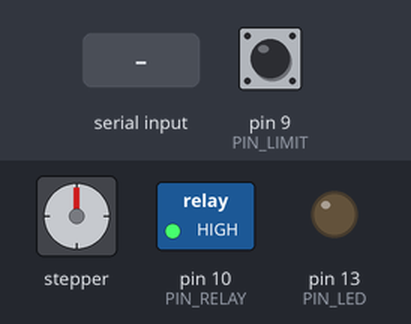
Simulated run of this sketch. Board: Arduino Uno, built with avr-gcc and run on an emulated ATmega328P. Shown: stepper motor, switched loads named in the sketch (green lamp = pin HIGH), output pins drawn as LEDs (lit = HIGH). Wiring (inferred from the names in the program): stepper motor driver (200 steps per turn assumed): step pin 3; direction pin 2. The test bench sets the inputs (shaded band); at power-on: pin 9 (PIN_LIMIT) HIGH. Pins used as bus, display or sensor lines are not drawn; what the sketch prints to the serial monitor is not drawn.

Above: at 1.2 s.
1.3 s: "G90\n" received over Serial
At 2.5 s:
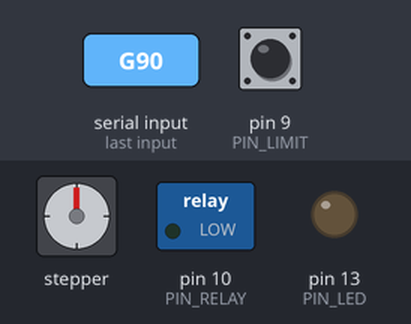
2.8 s: pin 9 (PIN_LIMIT) driven LOW
At 4.7 s:
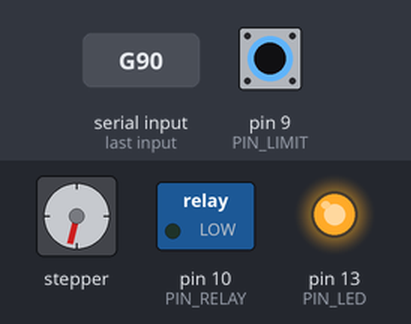
5.8 s: "G,45\n" received over Serial
At 7.8 s:
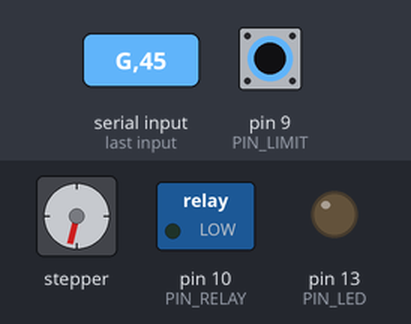
8.8 s: "K90\n" received over Serial
11.8 s: "K,45\n" received over Serial
14.8 s: pin 9 (PIN_LIMIT) pulsed HIGH 2 times (0.12 s each, 0.3 s apart)
At 15.5 s:
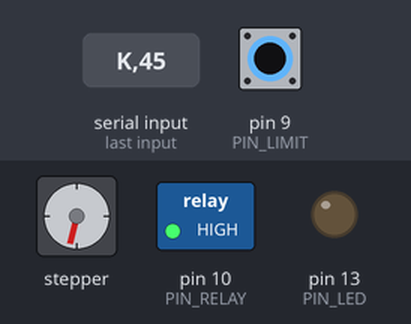
Timing chart, 0 to 17.8 s (numbered marks = the images above; inputs shaded):
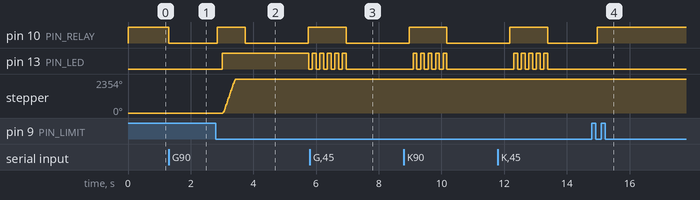

Measured:
- after the input at 1.3 s, pin 10 (PIN_RELAY): HIGH → LOW at once
- after the input at 2.8 s, pin 10 (PIN_RELAY): LOW → HIGH after 0.05 s instead of 2.5 s; stepper: turns 2354° clockwise in 0.42 s, starting after 0.22 s
- after the input at 5.8 s, pin 10 (PIN_RELAY): HIGH → LOW after 1.2 s
- after the input at 14.8 s, pin 10 (PIN_RELAY): LOW → HIGH after 0.17 s instead of 0.60 s; pin 13 (PIN_LED): stops changing and stays LOW
- by itself, pin 13 (PIN_LED): alternates HIGH for 0.12 s and LOW for 0.12 s, 10 changes in all, then stays LOW

The sketch:

FeedCutSimple.ino
```cpp
/*
  Strip cutter - feed and cut (Arduino Uno), version 3 (limit switch wired to GND)

  Every piece:  wiper motor ON  ->  knife leaves the top (limit switch releases)
                ->  knife is back at the top (limit switch pressed)  ->  motor OFF
                ->  ONLY THEN the stepper feeds the next length.
  The stepper never moves unless the limit switch was seen to release and press again in that cycle.

  Pins
    D2  -> TB6600 DIR+        D3 -> TB6600 PUL+        (DIR- and PUL- to GND)
    D9  <- limit switch: one terminal to D9, the other to Arduino GND. Pressed = knife at the top.
           No resistor and no +5 V wire: the Arduino's built-in pull-up is used.
    D10 -> relay IN for the wiper motor: 0 V = motor ON

  Serial Monitor: 115200 baud, line ending "Newline"
    G      start        X     stop after the current piece
    K      one cut only (no feed)
    W      watch the limit switch for 10 s (prints every change) - use it to test the switch
    L75    piece length in mm          Q100   number of pieces (0 = keep going)
    J20    jog the net 20 mm (J-5 = back 5 mm)
    ?      show settings and the switch state
*/

// ---------------- settings you may change ----------------
float PIECE_MM      = 75.0;     // piece length, mm
unsigned int PIECES = 0;        // how many pieces per run (0 = until you send X)
const float STEPS_PER_MM = 17.44;   // 1600 steps/rev on a 29.2 mm roller; use your calibrated value if you have one
const float FEED_SPEED   = 200.0;   // mm per second
const float START_SPEED  = 20.0;    // mm per second
const float ACCEL        = 2500.0;  // mm per second squared
const bool  FEED_DIR     = HIGH;    // change to LOW if the net runs backwards
const unsigned int PAUSE_MS         = 300;    // rest after each feed
const unsigned int RUN_ON_MS        = 40;     // motor stays on this long after the switch is pressed (tunes where the knife stops)
const unsigned int LEAVE_TIMEOUT_MS = 2000;   // the switch must release within this time after the motor starts
const unsigned int CUT_TIMEOUT_MS   = 4000;   // the knife must be back at the top within this time
const bool  AUTO_START   = false;   // true = start by itself 3 s after power-up
const bool  LIMIT_PRESSED = LOW;    // switch connects pin 9 to GND when pressed

// ---------------- pins ----------------
const byte PIN_DIR = 2, PIN_PUL = 3, PIN_LIMIT = 9, PIN_RELAY = 10, PIN_LED = 13;

bool running = false, stopAsked = false;
unsigned int made = 0;
double wantSteps = 0;
long doneSteps = 0;

// ---------------- wiper motor and limit switch ----------------
void motor(bool on) { digitalWrite(PIN_RELAY, on ? LOW : HIGH); }   // relay is ON at 0 V

bool atTop() {                           // limit switch pressed (pin 9 at 0 V), steady for 10 ms
  bool s = digitalRead(PIN_LIMIT) == LIMIT_PRESSED;
  unsigned long t = millis();
  while (millis() - t < 10) {
    bool n = digitalRead(PIN_LIMIT) == LIMIT_PRESSED;
    if (n != s) { s = n; t = millis(); }
  }
  return s;
}

bool waitSwitch(bool pressed, unsigned int timeoutMs) {
  unsigned long t0 = millis();
  while (millis() - t0 < timeoutMs) {
    if (atTop() == pressed) return true;
  }
  return false;
}

void fault(const __FlashStringHelper *why) {
  motor(false);
  running = false;
  Serial.print(F("STOPPED: "));
  Serial.println(why);
  for (byte i = 0; i < 10; i++) { digitalWrite(PIN_LED, i & 1); delay(120); }
  digitalWrite(PIN_LED, LOW);
}

// Runs the wiper motor until the knife is at the top again. Returns true only if the
// limit switch was seen RELEASED and then PRESSED while the motor was running.
bool cutToTop() {
  motor(true);
  if (!waitSwitch(false, LEAVE_TIMEOUT_MS)) {
    fault(F("limit switch stays pressed with the motor on. Wiper motor not turning, or pin 9 is shorted to GND, or the switch is wired to the wrong contact (use COM and NO)."));
    return false;
  }
  if (!waitSwitch(true, CUT_TIMEOUT_MS)) {
    fault(F("the knife did not reach the top (limit switch never pressed). Jam, the crank does not touch the switch, or a switch wire is loose."));
    return false;
  }
  delay(RUN_ON_MS);
  motor(false);
  delay(150);                            // let the motor stop before the stepper moves
  return true;
}

// ---------------- stepper feed ----------------
void moveSteps(long n) {
  if (n == 0) return;
  bool fwd = n > 0;
  long total = fwd ? n : -n;
  digitalWrite(PIN_DIR, fwd ? FEED_DIR : !FEED_DIR);
  delayMicroseconds(20);
  const float v0 = START_SPEED * STEPS_PER_MM, vmax = FEED_SPEED * STEPS_PER_MM, a = ACCEL * STEPS_PER_MM;
  unsigned long t = micros();
  for (long i = 0; i < total; i++) {
    long fromEnd = total - 1 - i;
    long r = i < fromEnd ? i : fromEnd;                // ramp up, then ramp down
    float v = sqrt(v0 * v0 + 2.0 * a * r);
    if (v > vmax) v = vmax;
    unsigned long period = (unsigned long)(1000000.0 / v);
    while ((unsigned long)(micros() - t) < period) { }
    t += period;
    digitalWrite(PIN_PUL, HIGH);
    delayMicroseconds(10);
    digitalWrite(PIN_PUL, LOW);
  }
}

void feed(float mm) {
  wantSteps += (double)mm * STEPS_PER_MM;              // keeps the rounding error from adding up
  long target = lround(wantSteps);
  moveSteps(target - doneSteps);
  doneSteps = target;
}

// ---------------- run control ----------------
void showStatus() {
  Serial.print(F("length ")); Serial.print(PIECE_MM, 1);
  Serial.print(F(" mm, pieces ")); Serial.print(PIECES);
  Serial.print(F(", made ")); Serial.print(made);
  Serial.print(F(", limit switch ")); Serial.print(atTop() ? F("PRESSED (knife at top)") : F("released"));
  Serial.println(running ? F(", RUNNING") : F(", idle"));
}

void watchSwitch() {
  Serial.println(F("watching pin 9 for 10 s - press and release the switch by hand"));
  bool last = atTop();
  Serial.println(last ? F("PRESSED") : F("released"));
  unsigned long t0 = millis();
  while (millis() - t0 < 10000) {
    bool s = atTop();
    if (s != last) { last = s; Serial.println(s ? F("PRESSED") : F("released")); }
  }
  Serial.println(F("watch finished"));
}

void startRun() {
  made = 0; wantSteps = 0; doneSteps = 0; stopAsked = false;
  Serial.println(F("GO - first the wiper motor makes one turn to find the top"));
  if (!cutToTop()) return;               // no feeding until the top has been found
  running = true;
  digitalWrite(PIN_LED, HIGH);
}

void stopRun() {
  running = false;
  motor(false);
  digitalWrite(PIN_LED, LOW);
  Serial.print(F("DONE, pieces made: ")); Serial.println(made);
}

void handleSerial() {
  if (!Serial.available()) return;
  String s = Serial.readStringUntil('\n');
  s.trim();
  if (s.length() == 0) return;
  char c = toupper(s[0]);
  float v = s.substring(1).toFloat();
  if (c == 'X') { stopAsked = true; Serial.println(F("stopping after this piece")); return; }
  if (c == '?') { showStatus(); return; }
  if (running) { Serial.println(F("running - send X first")); return; }
  if (c == 'G') startRun();
  else if (c == 'K') { if (cutToTop()) Serial.println(F("cut done, knife at top")); }
  else if (c == 'W') watchSwitch();
  else if (c == 'L' && v >= 5 && v <= 2000) { PIECE_MM = v; showStatus(); }
  else if (c == 'Q' && v >= 0 && v <= 60000) { PIECES = (unsigned int)v; showStatus(); }
  else if (c == 'J' && v >= -500 && v <= 500) moveSteps(lround(v * STEPS_PER_MM));
  else Serial.println(F("commands: G X K W L75 Q100 J20 ?"));
}

void setup() {
  digitalWrite(PIN_RELAY, HIGH);         // set the level first so the relay does not click at power-up
  pinMode(PIN_RELAY, OUTPUT);
  pinMode(PIN_DIR, OUTPUT);
  pinMode(PIN_PUL, OUTPUT);
  pinMode(PIN_LED, OUTPUT);
  pinMode(PIN_LIMIT, INPUT_PULLUP);      // switch pulls the pin to GND when pressed
  Serial.begin(115200);
  Serial.setTimeout(50);
  Serial.println(F("Strip cutter v3 ready. G = start, X = stop, W = test switch, ? = status"));
  showStatus();
  if (AUTO_START) { delay(3000); startRun(); }
}

void loop() {
  handleSerial();
  if (!running) return;
  feed(PIECE_MM);                        // knife is at the top here: the last cutToTop() confirmed it
  delay(PAUSE_MS);
  if (!cutToTop()) return;               // motor ON until the limit switch says top; stops everything if it fails
  made++;
  handleSerial();
  if (stopAsked || (PIECES > 0 && made >= PIECES)) stopRun();
}
```
